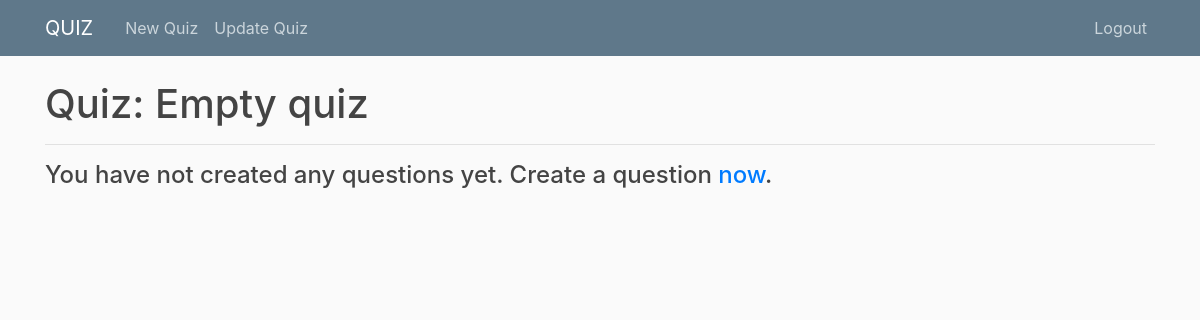
/quiz/26/ (signed in), run on an earlier commit of the app's database.
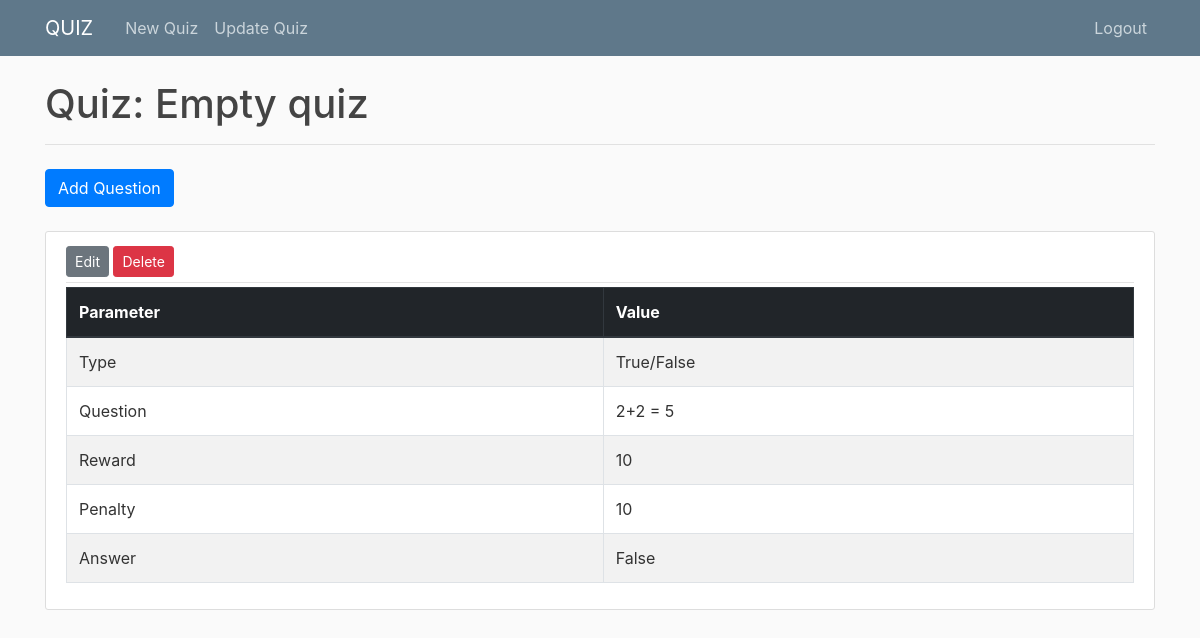
And on a later commit of the database.
### quiz/models.py (models this page shows, shortened)
class Questionaire(models.Model):
    title = models.CharField(max_length=100)
    description = models.CharField(max_length=500, blank=True)
    author = models.ForeignKey(User, on_delete=models.CASCADE)

class Question(models.Model):
    questionaire = models.ForeignKey(Questionaire, on_delete=models.CASCADE)
    question = models.CharField(max_length=500)
    reward = models.PositiveIntegerField(default=0)
    penalty = models.PositiveIntegerField(default=0)
    @property
    def TypedQuestion(self):
        try:
            return self.multiplechoicequestion
        except MultipleChoiceQuestion.DoesNotExist:
            pass
        try:
            return self.tfquestion
        except TFQuestion.DoesNotExist:
            pass
        try:
            return self.numquestion
        except NumQuestion.DoesNotExist:
            pass
    @property
    def description_dict(self):
        return {
            'Type': self.type.value,
            'Question': self.question,
            'Reward': self.reward,
            'Penalty': self.penalty,
        }

### quiz/views.py (the view)
# urls.py: path('quiz/<int:pk>/', views.quiz_detail, name='quiz-detail'),
@login_required
def quiz_detail(request, pk):
    if request.user.quizuser.user_type != 'QM':
        raise PermissionDenied
    if request.user != Questionaire.objects.get(pk=pk).author:
        raise PermissionDenied
    questionaire = Questionaire.objects.get(pk=pk)
    questions = questionaire.question_set.all()
    return render(request, 'quiz/quiz_detail.html', {'questions': questions,
                                                     'size': len(questions), 'pk': pk, 'quiz': questionaire})

### quiz/models.py (called while the page is built)
    @property
    def description_dict(self):
        d = super().description_dict
        d['Answer'] = self.answer
        return d

### quiz/templates/quiz/quiz_detail.html (shortened to what this page needs)
{% extends "quiz/base.html" %}
{% block content %}
<h1>Quiz: {{ quiz.title }}</h1>
<hr>
{% if size == 0 %}
<h4>You have not created any questions yet. Create a question
    <a href="{% url 'question-add' pk%}">now</a>.
</h4>
{% else %}
<h3><a class="btn btn-primary btn mt-2 mb-3" href="{%url 'question-add' pk%}">Add Question</a></h3>
{% for question in questions %}
<article class="media content-section">
    <div class="media-body">
        <div class="article-metadata">
            <a class="btn btn-secondary btn-sm mt-1 mb-1" href="{%url 'question-edit' question.pk%}">Edit</a>
            <a class="btn btn-danger btn-sm mt-1 mb-1" href="{%url 'question-delete' question.pk%}">Delete</a>
        </div>
        <div class="table-responsive">
            <table class="table table-hover table-bordered table-striped">
                <thead class="thead-dark">
                    <tr>
                        <th scope="col">Parameter</th>
                        <th scope="col">Value</th>
                    </tr>
                </thead>
                <tbody>
                    {% for p,v in question.TypedQuestion.description_dict.items %}
                    <tr>
                        <td>{{ p }}</td>
                        <td>{{ v }}</td>
                    </tr>
                    {% endfor %}
                </tbody>
            </table>
        </div>
    </div>
</article>
{% endfor %}
{% endif %}
{% endblock content %}

### quiz/templates/quiz/base.html (shortened to what this page needs)
{% load static %}
<!DOCTYPE html>
<html>
<head>
  <link rel="stylesheet" href="https://maxcdn.bootstrapcdn.com/bootstrap/4.0.0/css/bootstrap.min.css"
>
  <link rel="stylesheet" type="text/css" href="{% static 'quiz/main.css' %}">
</head>
<body>
  <header class="site-header">
    <nav class="navbar navbar-expand-md navbar-dark bg-steel fixed-top">
      <div class="container">
        <a class="navbar-brand mr-4" href="{% url 'home' %}">QUIZ</a>
        <div class="collapse navbar-collapse" id="navbarToggle">
          <div class="navbar-nav mr-auto">
            {% if user.is_authenticated %}
            {% if user.quizuser.user_type == "QT" %}
            <a class="nav-item nav-link" href="{% url 'active-quizzes' %}">Active</a>
            <a class="nav-item nav-link" href="{% url 'attempted-quizzes' %}">Attempted </a>
            {% else %}
            <a class="nav-item nav-link" href="{% url 'new' %}">New Quiz</a>
            <a class="nav-item nav-link" href="{% url 'quiz' %}">Update Quiz </a>
            {% endif %}
            {% endif %}
          </div>
          <div class="navbar-nav">
            {% if user.is_authenticated %}
            <a class="nav-item nav-link" href="{% url 'logout' %}">Logout</a>
            {% else %}
            <a class="nav-item nav-link" href="{% url 'login' %}">Login</a>
            <a class="nav-item nav-link" href="{% url 'register' %}">Register</a>
            {% endif %}
          </div>
        </div>
      </div>
    </nav>
  </header>
  <main role="main" class="container">
    <div class="row">
      <div class="col">
        {% block content %}{% endblock %}
      </div>
    </div>
  </main>
</body>
</html>

### quiz/static/quiz/main.css (style rules this page uses)
body { background: #fafafa; color: #333333; margin-top: 5rem; }
h1, h2, h3, h4, h5, h6 { color: #444444; }
.bg-steel { background-color: #5f788a; }
.site-header .navbar-nav .nav-link { color: #cbd5db; }
.content-section { background: #ffffff; padding: 10px 20px; border: 1px solid #dddddd; border-radius: 3px; margin-bottom: 20px; }
.article-metadata { padding-bottom: 1px; margin-bottom: 4px; border-bottom: 1px solid #e3e3e3 }

What changed in the data, as far as the page shows it:
added Question: description_dict "Type" "Question" "Reward" "Penalty" "Answer", description_dict "True/False" "2+2 = 5" "10" "10" "False"
Also different on the page:
text no longer shown: "You have not created any questions yet. Create a question now ."
text now shown: "Add Question"
